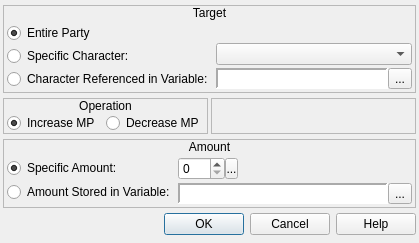
<?xml version="1.0" encoding="UTF-8"?>
<ui version="4.0">
 <class>ConfigureEvent_ChangeCharacterMP</class>
 <widget class="QDialog" name="ConfigureEvent_ChangeCharacterMP">
  <property name="geometry">
   <rect>
    <x>0</x>
    <y>0</y>
    <width>419</width>
    <height>243</height>
   </rect>
  </property>
  <property name="windowTitle">
   <string>Change Character MP</string>
  </property>
  <property name="windowIcon">
   <iconset resource="gui_icons.qrc">
    <normaloff>:/icons/openrpgmaker.png</normaloff>:/icons/openrpgmaker.png</iconset>
  </property>
  <property name="styleSheet">
   <string notr="true">.QFrame
{
	border-width: 1px;
	border-style: solid;
	border-color: palette(window-text);
}

.QFrame&gt;QLabel
{
	border-width: 0px;
	background-color: palette(window-text);
	color: palette(window);
	font-weight: bold;
}

.QFrame&gt;QCheckBox
{
	background-color: palette(window-text);
	border-width: 0px;
	border-style: none;
	color: palette(window);
	spacing: 3px;
	font-weight: bold;
	padding: 0px 0px 0px 3px;
}

.QFrame&gt;QCheckBox::indicator
{
	min-width: 8px;
	max-width: 8px;
	min-height: 8px;
	max-height: 8px;
	width: 8px;
	height: 8px;
	border-width: 2px;
	border-radius: 0px;
	border-style: ridge;
	border-color: palette(mid);
}

.QFrame&gt;QCheckBox::indicator:unchecked
{
	background-color: palette(base);
}

.QFrame&gt;QCheckBox::indicator:checked
{
	background-color: palette(window-text);
}

.QFrame&gt;QCheckBox::indicator:hover
{
	border-color: palette(highlight);
}</string>
  </property>
  <layout class="QVBoxLayout" name="verticalLayout_4">
   <property name="spacing">
    <number>3</number>
   </property>
   <property name="margin">
    <number>3</number>
   </property>
   <item>
    <widget class="QFrame" name="frame">
     <property name="sizePolicy">
      <sizepolicy hsizetype="Preferred" vsizetype="Fixed">
       <horstretch>0</horstretch>
       <verstretch>0</verstretch>
      </sizepolicy>
     </property>
     <property name="frameShape">
      <enum>QFrame::StyledPanel</enum>
     </property>
     <property name="frameShadow">
      <enum>QFrame::Raised</enum>
     </property>
     <layout class="QVBoxLayout" name="verticalLayout">
      <property name="spacing">
       <number>0</number>
      </property>
      <property name="margin">
       <number>0</number>
      </property>
      <item>
       <widget class="QLabel" name="label">
        <property name="sizePolicy">
         <sizepolicy hsizetype="Preferred" vsizetype="Fixed">
          <horstretch>0</horstretch>
          <verstretch>0</verstretch>
         </sizepolicy>
        </property>
        <property name="text">
         <string>Target</string>
        </property>
        <property name="alignment">
         <set>Qt::AlignCenter</set>
        </property>
       </widget>
      </item>
      <item>
       <widget class="QWidget" name="widget" native="true">
        <layout class="QHBoxLayout" name="horizontalLayout">
         <property name="spacing">
          <number>3</number>
         </property>
         <property name="margin">
          <number>3</number>
         </property>
         <item>
          <widget class="QWidget" name="widget_11" native="true">
           <layout class="QVBoxLayout" name="verticalLayout_2">
            <property name="spacing">
             <number>3</number>
            </property>
            <property name="margin">
             <number>0</number>
            </property>
            <item>
             <widget class="QRadioButton" name="rbEntireParty">
              <property name="text">
               <string>Entire Party</string>
              </property>
              <property name="checked">
               <bool>true</bool>
              </property>
             </widget>
            </item>
            <item>
             <widget class="QRadioButton" name="rbSpecificCharacter">
              <property name="text">
               <string>Specific Character:</string>
              </property>
             </widget>
            </item>
            <item>
             <widget class="QRadioButton" name="rbReferencedCharacter">
              <property name="text">
               <string>Character Referenced in Variable:</string>
              </property>
             </widget>
            </item>
           </layout>
          </widget>
         </item>
         <item>
          <widget class="QWidget" name="widget_2" native="true">
           <layout class="QVBoxLayout" name="verticalLayout_3">
            <property name="spacing">
             <number>3</number>
            </property>
            <property name="margin">
             <number>0</number>
            </property>
            <item>
             <widget class="QWidget" name="widget_3" native="true"/>
            </item>
            <item>
             <widget class="QComboBox" name="cboxCharacters"/>
            </item>
            <item>
             <widget class="QWidget" name="wCharacterVariable" native="true">
              <layout class="QHBoxLayout" name="horizontalLayout_36">
               <property name="spacing">
                <number>0</number>
               </property>
               <property name="margin">
                <number>0</number>
               </property>
               <item>
                <widget class="QLabel" name="lblCharacterVariable">
                 <property name="sizePolicy">
                  <sizepolicy hsizetype="Preferred" vsizetype="Preferred">
                   <horstretch>0</horstretch>
                   <verstretch>0</verstretch>
                  </sizepolicy>
                 </property>
                 <property name="minimumSize">
                  <size>
                   <width>150</width>
                   <height>0</height>
                  </size>
                 </property>
                 <property name="font">
                  <font>
                   <family>Monospace</family>
                  </font>
                 </property>
                 <property name="styleSheet">
                  <string notr="true">background-color: palette(base);</string>
                 </property>
                 <property name="frameShape">
                  <enum>QFrame::Panel</enum>
                 </property>
                 <property name="frameShadow">
                  <enum>QFrame::Sunken</enum>
                 </property>
                 <property name="lineWidth">
                  <number>2</number>
                 </property>
                 <property name="text">
                  <string/>
                 </property>
                </widget>
               </item>
               <item>
                <widget class="QToolButton" name="bBrowseCharacterVariables">
                 <property name="text">
                  <string>...</string>
                 </property>
                 <property name="icon">
                  <iconset resource="gui_icons.qrc">
                   <normaloff>:/icons/fileopen.png</normaloff>:/icons/fileopen.png</iconset>
                 </property>
                </widget>
               </item>
              </layout>
             </widget>
            </item>
           </layout>
          </widget>
         </item>
        </layout>
       </widget>
      </item>
     </layout>
    </widget>
   </item>
   <item>
    <widget class="QWidget" name="widget_8" native="true">
     <property name="sizePolicy">
      <sizepolicy hsizetype="Preferred" vsizetype="Fixed">
       <horstretch>0</horstretch>
       <verstretch>0</verstretch>
      </sizepolicy>
     </property>
     <layout class="QHBoxLayout" name="horizontalLayout_4">
      <property name="spacing">
       <number>3</number>
      </property>
      <property name="margin">
       <number>0</number>
      </property>
      <item>
       <widget class="QFrame" name="frame_3">
        <property name="sizePolicy">
         <sizepolicy hsizetype="Preferred" vsizetype="Fixed">
          <horstretch>0</horstretch>
          <verstretch>0</verstretch>
         </sizepolicy>
        </property>
        <property name="frameShape">
         <enum>QFrame::StyledPanel</enum>
        </property>
        <property name="frameShadow">
         <enum>QFrame::Raised</enum>
        </property>
        <layout class="QVBoxLayout" name="verticalLayout_8">
         <property name="spacing">
          <number>0</number>
         </property>
         <property name="margin">
          <number>0</number>
         </property>
         <item>
          <widget class="QLabel" name="label_3">
           <property name="sizePolicy">
            <sizepolicy hsizetype="Preferred" vsizetype="Fixed">
             <horstretch>0</horstretch>
             <verstretch>0</verstretch>
            </sizepolicy>
           </property>
           <property name="text">
            <string>Operation</string>
           </property>
           <property name="alignment">
            <set>Qt::AlignCenter</set>
           </property>
          </widget>
         </item>
         <item>
          <widget class="QWidget" name="widget_4" native="true">
           <layout class="QHBoxLayout" name="horizontalLayout_2">
            <property name="spacing">
             <number>3</number>
            </property>
            <property name="leftMargin">
             <number>3</number>
            </property>
            <property name="topMargin">
             <number>0</number>
            </property>
            <property name="rightMargin">
             <number>3</number>
            </property>
            <property name="bottomMargin">
             <number>0</number>
            </property>
            <item>
             <widget class="QRadioButton" name="rbIncreaseMP">
              <property name="text">
               <string>Increase MP</string>
              </property>
              <property name="checked">
               <bool>true</bool>
              </property>
             </widget>
            </item>
            <item>
             <widget class="QRadioButton" name="rbDecreaseMP">
              <property name="text">
               <string>Decrease MP</string>
              </property>
             </widget>
            </item>
           </layout>
          </widget>
         </item>
        </layout>
       </widget>
      </item>
      <item>
       <widget class="QFrame" name="frame_4">
        <property name="frameShape">
         <enum>QFrame::StyledPanel</enum>
        </property>
        <property name="frameShadow">
         <enum>QFrame::Raised</enum>
        </property>
       </widget>
      </item>
     </layout>
    </widget>
   </item>
   <item>
    <widget class="QFrame" name="frame_5">
     <property name="sizePolicy">
      <sizepolicy hsizetype="Preferred" vsizetype="Fixed">
       <horstretch>0</horstretch>
       <verstretch>0</verstretch>
      </sizepolicy>
     </property>
     <property name="frameShape">
      <enum>QFrame::StyledPanel</enum>
     </property>
     <property name="frameShadow">
      <enum>QFrame::Raised</enum>
     </property>
     <layout class="QVBoxLayout" name="verticalLayout_9">
      <property name="spacing">
       <number>0</number>
      </property>
      <property name="margin">
       <number>0</number>
      </property>
      <item>
       <widget class="QLabel" name="label_4">
        <property name="sizePolicy">
         <sizepolicy hsizetype="Preferred" vsizetype="Fixed">
          <horstretch>0</horstretch>
          <verstretch>0</verstretch>
         </sizepolicy>
        </property>
        <property name="text">
         <string>Amount</string>
        </property>
        <property name="alignment">
         <set>Qt::AlignCenter</set>
        </property>
       </widget>
      </item>
      <item>
       <widget class="QWidget" name="widget_5" native="true">
        <layout class="QHBoxLayout" name="horizontalLayout_5">
         <property name="spacing">
          <number>3</number>
         </property>
         <property name="margin">
          <number>3</number>
         </property>
         <item>
          <widget class="QWidget" name="widget_7" native="true">
           <property name="sizePolicy">
            <sizepolicy hsizetype="Fixed" vsizetype="Preferred">
             <horstretch>0</horstretch>
             <verstretch>0</verstretch>
            </sizepolicy>
           </property>
           <layout class="QVBoxLayout" name="verticalLayout_11">
            <property name="spacing">
             <number>3</number>
            </property>
            <property name="margin">
             <number>0</number>
            </property>
            <item>
             <widget class="QRadioButton" name="rbSpecificAmount">
              <property name="sizePolicy">
               <sizepolicy hsizetype="Fixed" vsizetype="Fixed">
                <horstretch>0</horstretch>
                <verstretch>0</verstretch>
               </sizepolicy>
              </property>
              <property name="text">
               <string>Specific Amount:</string>
              </property>
              <property name="checked">
               <bool>true</bool>
              </property>
             </widget>
            </item>
            <item>
             <widget class="QRadioButton" name="rbStoredAmount">
              <property name="sizePolicy">
               <sizepolicy hsizetype="Fixed" vsizetype="Fixed">
                <horstretch>0</horstretch>
                <verstretch>0</verstretch>
               </sizepolicy>
              </property>
              <property name="text">
               <string>Amount Stored in Variable:</string>
              </property>
             </widget>
            </item>
           </layout>
          </widget>
         </item>
         <item>
          <widget class="QWidget" name="widget_12" native="true">
           <layout class="QVBoxLayout" name="verticalLayout_10">
            <property name="spacing">
             <number>3</number>
            </property>
            <property name="margin">
             <number>0</number>
            </property>
            <item>
             <widget class="QWidget" name="wAmount" native="true">
              <property name="sizePolicy">
               <sizepolicy hsizetype="Fixed" vsizetype="Fixed">
                <horstretch>0</horstretch>
                <verstretch>0</verstretch>
               </sizepolicy>
              </property>
              <layout class="QHBoxLayout" name="horizontalLayout_6">
               <property name="spacing">
                <number>0</number>
               </property>
               <property name="margin">
                <number>0</number>
               </property>
               <item>
                <widget class="QSpinBox" name="sbAmount">
                 <property name="sizePolicy">
                  <sizepolicy hsizetype="Preferred" vsizetype="Fixed">
                   <horstretch>0</horstretch>
                   <verstretch>0</verstretch>
                  </sizepolicy>
                 </property>
                 <property name="accelerated">
                  <bool>true</bool>
                 </property>
                 <property name="maximum">
                  <number>999</number>
                 </property>
                </widget>
               </item>
               <item>
                <widget class="SpinBoxSideButton" name="bAmountSideButton">
                 <property name="minimumSize">
                  <size>
                   <width>13</width>
                   <height>21</height>
                  </size>
                 </property>
                 <property name="maximumSize">
                  <size>
                   <width>13</width>
                   <height>21</height>
                  </size>
                 </property>
                 <property name="text">
                  <string>...</string>
                 </property>
                 <property name="icon">
                  <iconset resource="gui_icons.qrc">
                   <normaloff>:/icons/spinBoxSideButton.png</normaloff>:/icons/spinBoxSideButton.png</iconset>
                 </property>
                 <property name="iconSize">
                  <size>
                   <width>8</width>
                   <height>16</height>
                  </size>
                 </property>
                </widget>
               </item>
              </layout>
             </widget>
            </item>
            <item>
             <widget class="QWidget" name="wAmountVariable" native="true">
              <property name="sizePolicy">
               <sizepolicy hsizetype="Preferred" vsizetype="Fixed">
                <horstretch>0</horstretch>
                <verstretch>0</verstretch>
               </sizepolicy>
              </property>
              <layout class="QHBoxLayout" name="horizontalLayout_37">
               <property name="spacing">
                <number>0</number>
               </property>
               <property name="margin">
                <number>0</number>
               </property>
               <item>
                <widget class="QLabel" name="lblAmountVariable">
                 <property name="sizePolicy">
                  <sizepolicy hsizetype="Preferred" vsizetype="Preferred">
                   <horstretch>0</horstretch>
                   <verstretch>0</verstretch>
                  </sizepolicy>
                 </property>
                 <property name="minimumSize">
                  <size>
                   <width>150</width>
                   <height>0</height>
                  </size>
                 </property>
                 <property name="font">
                  <font>
                   <family>Monospace</family>
                  </font>
                 </property>
                 <property name="styleSheet">
                  <string notr="true">background-color: palette(base);</string>
                 </property>
                 <property name="frameShape">
                  <enum>QFrame::Panel</enum>
                 </property>
                 <property name="frameShadow">
                  <enum>QFrame::Sunken</enum>
                 </property>
                 <property name="lineWidth">
                  <number>2</number>
                 </property>
                 <property name="text">
                  <string/>
                 </property>
                </widget>
               </item>
               <item>
                <widget class="QToolButton" name="bBrowseAmountVariables">
                 <property name="text">
                  <string>...</string>
                 </property>
                 <property name="icon">
                  <iconset resource="gui_icons.qrc">
                   <normaloff>:/icons/fileopen.png</normaloff>:/icons/fileopen.png</iconset>
                 </property>
                </widget>
               </item>
              </layout>
             </widget>
            </item>
           </layout>
          </widget>
         </item>
        </layout>
       </widget>
      </item>
     </layout>
    </widget>
   </item>
   <item>
    <widget class="QDialogButtonBox" name="buttonBox">
     <property name="orientation">
      <enum>Qt::Horizontal</enum>
     </property>
     <property name="standardButtons">
      <set>QDialogButtonBox::Cancel|QDialogButtonBox::Help|QDialogButtonBox::Ok</set>
     </property>
    </widget>
   </item>
  </layout>
 </widget>
 <customwidgets>
  <customwidget>
   <class>SpinBoxSideButton</class>
   <extends>QToolButton</extends>
   <header>spinboxsidebutton.h</header>
  </customwidget>
 </customwidgets>
 <resources>
  <include location="gui_icons.qrc"/>
 </resources>
 <connections>
  <connection>
   <sender>buttonBox</sender>
   <signal>accepted()</signal>
   <receiver>ConfigureEvent_ChangeCharacterMP</receiver>
   <slot>accept()</slot>
   <hints>
    <hint type="sourcelabel">
     <x>248</x>
     <y>254</y>
    </hint>
    <hint type="destinationlabel">
     <x>157</x>
     <y>274</y>
    </hint>
   </hints>
  </connection>
  <connection>
   <sender>buttonBox</sender>
   <signal>rejected()</signal>
   <receiver>ConfigureEvent_ChangeCharacterMP</receiver>
   <slot>reject()</slot>
   <hints>
    <hint type="sourcelabel">
     <x>316</x>
     <y>260</y>
    </hint>
    <hint type="destinationlabel">
     <x>286</x>
     <y>274</y>
    </hint>
   </hints>
  </connection>
 </connections>
</ui>
